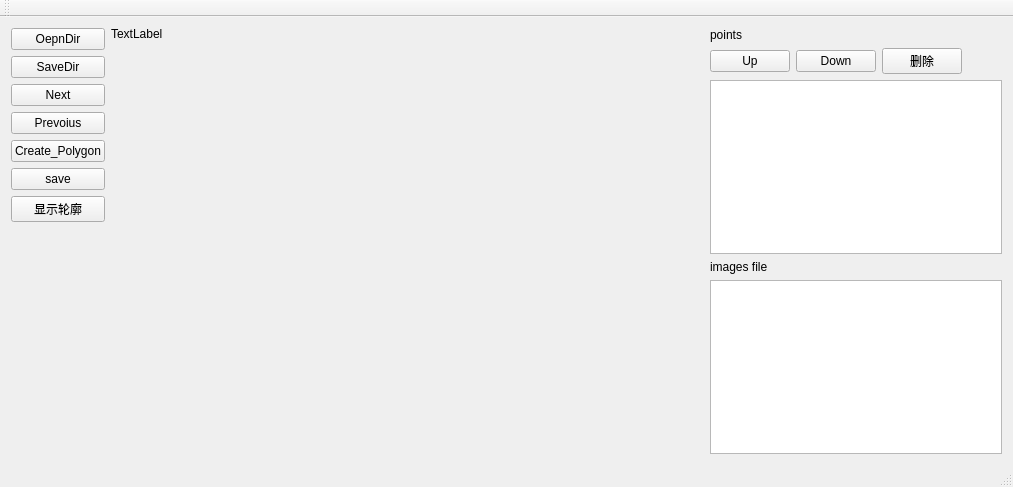
<?xml version="1.0" encoding="UTF-8"?>
<ui version="4.0">
 <class>SimpleLableMe</class>
 <widget class="QMainWindow" name="SimpleLableMe">
  <property name="geometry">
   <rect>
    <x>0</x>
    <y>0</y>
    <width>1013</width>
    <height>487</height>
   </rect>
  </property>
  <property name="windowTitle">
   <string>SimpleLabelMe</string>
  </property>
  <widget class="QWidget" name="centralWidget">
   <layout class="QHBoxLayout" name="horizontalLayout_3">
    <item>
     <layout class="QHBoxLayout" name="horizontalLayout_2">
      <item>
       <layout class="QVBoxLayout" name="verticalLayout">
        <item>
         <widget class="QPushButton" name="pushButton_OpenDir">
          <property name="text">
           <string>OepnDir</string>
          </property>
         </widget>
        </item>
        <item>
         <widget class="QPushButton" name="pushButton_SaveDir">
          <property name="text">
           <string>SaveDir</string>
          </property>
         </widget>
        </item>
        <item>
         <widget class="QPushButton" name="pushButton_Next">
          <property name="text">
           <string>Next</string>
          </property>
         </widget>
        </item>
        <item>
         <widget class="QPushButton" name="pushButton_Previous">
          <property name="text">
           <string>Prevoius</string>
          </property>
         </widget>
        </item>
        <item>
         <widget class="QPushButton" name="pushButton_Create_Polygon">
          <property name="text">
           <string>Create_Polygon</string>
          </property>
         </widget>
        </item>
        <item>
         <widget class="QPushButton" name="pushButton_save">
          <property name="text">
           <string>save</string>
          </property>
         </widget>
        </item>
        <item>
         <widget class="QPushButton" name="pushButton_show_contour">
          <property name="text">
           <string>显示轮廓</string>
          </property>
         </widget>
        </item>
        <item>
         <spacer name="verticalSpacer">
          <property name="orientation">
           <enum>Qt::Vertical</enum>
          </property>
          <property name="sizeHint" stdset="0">
           <size>
            <width>20</width>
            <height>40</height>
           </size>
          </property>
         </spacer>
        </item>
       </layout>
      </item>
      <item>
       <widget class="QWidget" name="widget_img" native="true">
        <property name="sizePolicy">
         <sizepolicy hsizetype="Expanding" vsizetype="Preferred">
          <horstretch>0</horstretch>
          <verstretch>0</verstretch>
         </sizepolicy>
        </property>
        <property name="minimumSize">
         <size>
          <width>300</width>
          <height>0</height>
         </size>
        </property>
        <widget class="QLabel" name="label_img">
         <property name="geometry">
          <rect>
           <x>0</x>
           <y>0</y>
           <width>54</width>
           <height>12</height>
          </rect>
         </property>
         <property name="text">
          <string>TextLabel</string>
         </property>
        </widget>
       </widget>
      </item>
      <item>
       <layout class="QVBoxLayout" name="verticalLayout_2">
        <item>
         <widget class="QLabel" name="label_points">
          <property name="text">
           <string>points</string>
          </property>
         </widget>
        </item>
        <item>
         <layout class="QHBoxLayout" name="horizontalLayout">
          <item>
           <widget class="QPushButton" name="pushButton_MoveUp">
            <property name="text">
             <string>Up</string>
            </property>
           </widget>
          </item>
          <item>
           <widget class="QPushButton" name="pushButton_Down">
            <property name="text">
             <string>Down</string>
            </property>
           </widget>
          </item>
          <item>
           <widget class="QPushButton" name="pushButton_del">
            <property name="text">
             <string>删除</string>
            </property>
           </widget>
          </item>
          <item>
           <spacer name="horizontalSpacer">
            <property name="orientation">
             <enum>Qt::Horizontal</enum>
            </property>
            <property name="sizeType">
             <enum>QSizePolicy::Ignored</enum>
            </property>
            <property name="sizeHint" stdset="0">
             <size>
              <width>40</width>
              <height>20</height>
             </size>
            </property>
           </spacer>
          </item>
         </layout>
        </item>
        <item>
         <widget class="QTableView" name="tableView_points">
          <property name="sizePolicy">
           <sizepolicy hsizetype="Preferred" vsizetype="Expanding">
            <horstretch>0</horstretch>
            <verstretch>0</verstretch>
           </sizepolicy>
          </property>
         </widget>
        </item>
        <item>
         <widget class="QLabel" name="label_2">
          <property name="text">
           <string>images file</string>
          </property>
         </widget>
        </item>
        <item>
         <widget class="QListView" name="listView">
          <property name="sizePolicy">
           <sizepolicy hsizetype="Preferred" vsizetype="Expanding">
            <horstretch>0</horstretch>
            <verstretch>0</verstretch>
           </sizepolicy>
          </property>
         </widget>
        </item>
       </layout>
      </item>
     </layout>
    </item>
   </layout>
  </widget>
  <widget class="QMenuBar" name="menuBar">
   <property name="geometry">
    <rect>
     <x>0</x>
     <y>0</y>
     <width>1013</width>
     <height>23</height>
    </rect>
   </property>
  </widget>
  <widget class="QToolBar" name="mainToolBar">
   <attribute name="toolBarArea">
    <enum>TopToolBarArea</enum>
   </attribute>
   <attribute name="toolBarBreak">
    <bool>false</bool>
   </attribute>
  </widget>
  <widget class="QStatusBar" name="statusBar"/>
 </widget>
 <layoutdefault spacing="6" margin="11"/>
 <resources/>
 <connections/>
</ui>
